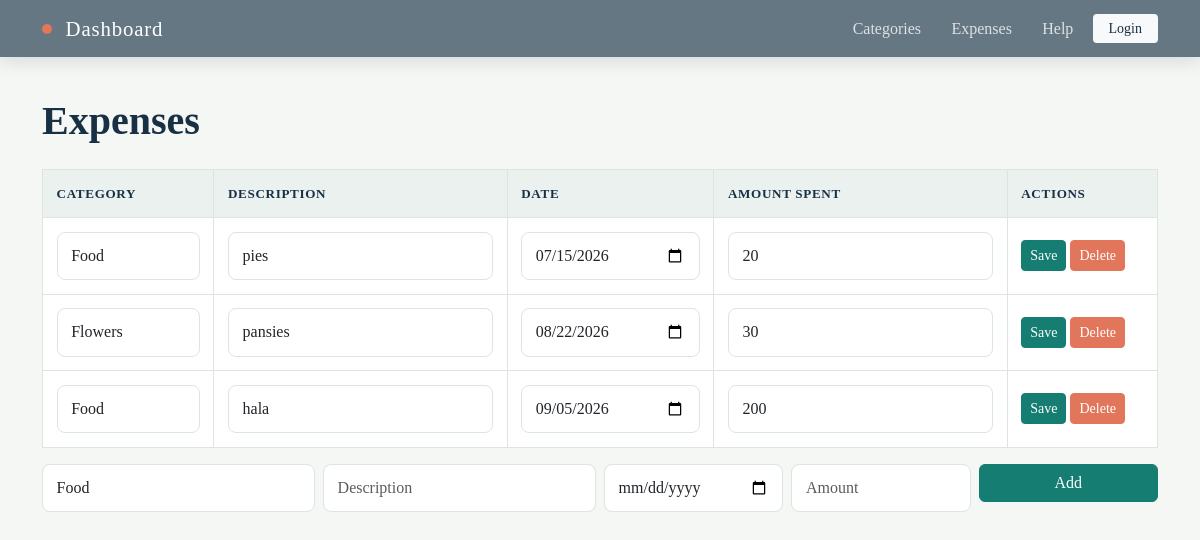
The page /view_expenses (signed in) on the database its author committed.
### tables this page shows
CREATE TABLE expenses (id INTEGER PRIMARY KEY AUTOINCREMENT UNIQUE NOT NULL, name TEXT, amount_spent INTEGER NOT NULL, date INTEGER NOT NULL, category_id INTEGER REFERENCES category (id), user_id INTEGER);

CREATE TABLE category (id INTEGER PRIMARY KEY AUTOINCREMENT UNIQUE NOT NULL, name TEXT, spending_limit INTEGER, user_id INTEGER REFERENCES user (id));

### app.py (the view)
@app.route("/view_expenses")
def view_expenses():
    user = session.get("user")
    if not user:
        return redirect(url_for("login"))
    user_id = user[0]
    sql = """SELECT expenses.id, expenses.name, expenses.amount_spent,
                strftime('%Y-%m-%d', expenses.date)
                AS date, category.name AS category, expenses.category_id FROM expenses
                JOIN category ON expenses.category_id = category.id WHERE expenses.user_id = ?"""
    expenses = query_db(sql, args=(user_id,))
    sql = "SELECT * FROM category WHERE user_id = ?"
    categories = query_db(sql, args=(user_id,))
    return render_template("expenses.html", expenses=expenses, categories=categories)

### app.py (called while the page is built)
def get_db():
    db = getattr(g, '_database', None)
    if db is None:
        db = g._database = sqlite3.connect(DATABASE)
    return db

def query_db(query, args=(), one=False):
    cur = get_db().execute(query, args)
    rv = cur.fetchall()
    cur.close()
    return (rv[0] if rv else None) if one else rv

### templates/expenses.html (shortened to what this page needs)
<!DOCTYPE html>
<html lang="en">
<head>
</head>
<body>
    {%extends "base.html"%}
    {%block content%}
    <h2>Expenses</h2>
    <table class="table table-bordered">
        <tr><th>Category</th> <th>Description</th><th> Date</th><th> Amount Spent</th>  <th>Actions</th></tr>
        {%for expense in expenses%}
            <tr>
              <form method = "POST" action = "{{url_for ('edit_expenses', id_iterable=expense[0]) }}">
                <td>
                    <select name= "category_id" class="form-control">
                        {% for category in categories %}
                            <option value="{{category[0]}}" {% if category[0] == expense[5] %}selected{% endif %}>{{category[1]}}</option>
                        {%endfor%}
                    </select>
                </td>
                <td><input class = "form-control" name= "name" value = "{{expense[1]}}"></td>
                <td><input class="form-control" type="date" name="date" value="{{expense[3]}}"></td>
                <td><input class = "form-control" name= "amount_spent" value = "{{expense[2]}}"></td>
                <td>
                    <button class="btn btn-success btn-sm"> Save</button>
                    <a href = "{{url_for ('delete_expenses', id_iterable=expense[0])}}" class = "btn btn-danger btn-sm"> Delete</a>
                </td>
              </form>
            </tr>
        {%endfor%}
    </table>
    <form method = "POST" action="{{url_for('add_expenses')}}" class="row g-2 mb-3">
        <div class = "col-md-3">
            <select class = "form-control" name = "category_id" required>
                {%for category in categories%}
                    <option value = "{{category[0]}}">{{category[1]}}</option>
                {%endfor%}
            </select>
        </div>
        <div class ="col-md-3"><input class="form-control" name="name" placeholder= "Description" required></div>
        <div class ="col-md-2"><input class="form-control" type="date" name="date" required></div>
        <div class ="col-md-2"><input class="form-control" name="amount_spent" placeholder= "Amount" required></div>
        <div class ="col-md-2"><button class="btn btn-primary w-100"> Add </button></div>
    </form>
{%endblock%}

### static/style/style.css (style rules this page uses)
:root { --ink: #183044; --muted: #667784; --paper: #f5f7f4; --surface: #ffffff; --line: #dce5e1; --teal: #167d72; --teal-dark: #0e5d56; --coral: #e2765b; }
body { min-height: 100vh; margin: 0; color: var(--line); background: var(--paper); font-family: Georgia, "Times New Roman", serif; }
h1, h2, h3, h4, h5 { color: var(--ink); font-weight: 700; }
h2 { margin-bottom: 1.5rem; font-size: clamp(1.8rem, 4vw, 2.5rem); }
.table { border: 1px solid var(--line); border-radius: 0.75rem; background: var(--surface); vertical-align: middle; }
.table > :not(caption) > * > * { padding: 0.85rem; border-bottom-color: var(--line); }
.table tr:first-child th { color: var(--ink); background: #eaf1ee; font-size: 0.82rem; letter-spacing: 0.05em; text-transform: uppercase; }
.form-control, .form-select { border-color: var(--line); border-radius: 0.5rem; padding: 0.7rem 0.85rem; }
.btn-primary, .btn-success { --bs-btn-bg: var(--teal); --bs-btn-border-color: var(--teal); --bs-btn-hover-bg: var(--teal-dark); --bs-btn-hover-border-color: var(--teal-dark); }
.btn-danger { --bs-btn-bg: var(--coral); --bs-btn-border-color: var(--coral); --bs-btn-hover-bg: #c95e48; --bs-btn-hover-border-color: #c95e48; }

### rows shown on the page
expenses: category_id "Food", name "pies", date "07/15/2026", amount_spent "20"
expenses: category_id "Flowers", name "pansies", date "08/22/2026", amount_spent "30"
expenses: category_id "Food", name "hala", date "09/05/2026", amount_spent "200"

### other values the page prints
form field category_id "Food"
